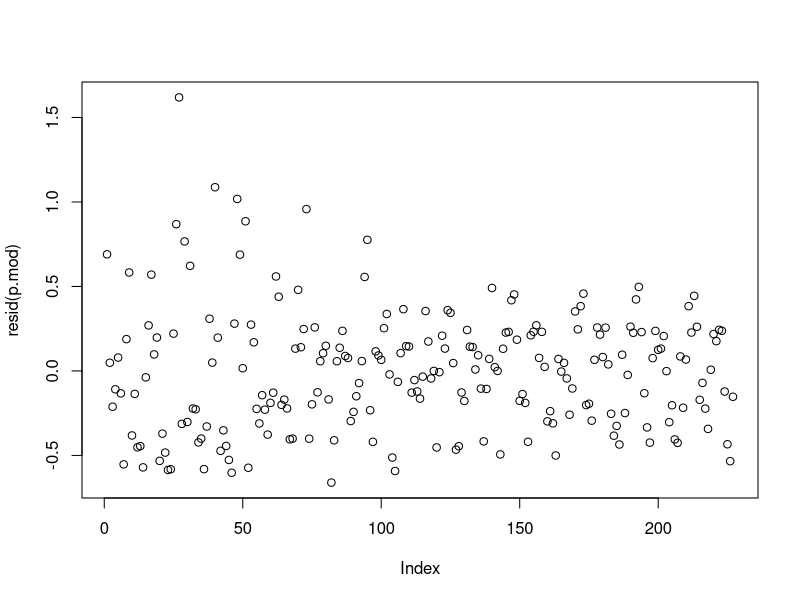
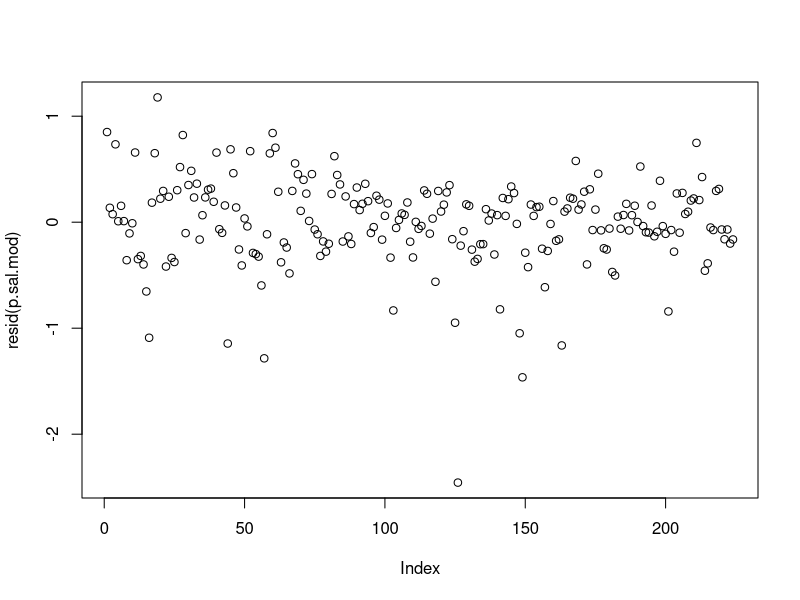
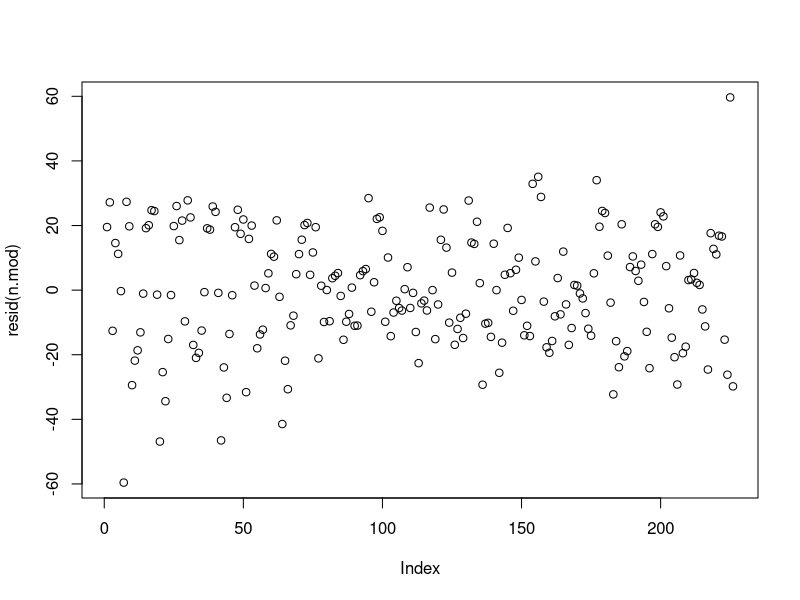
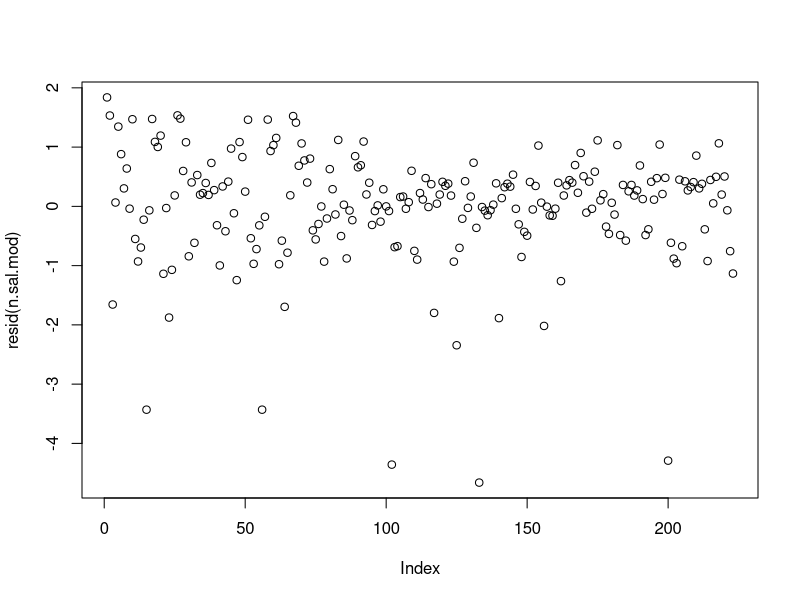
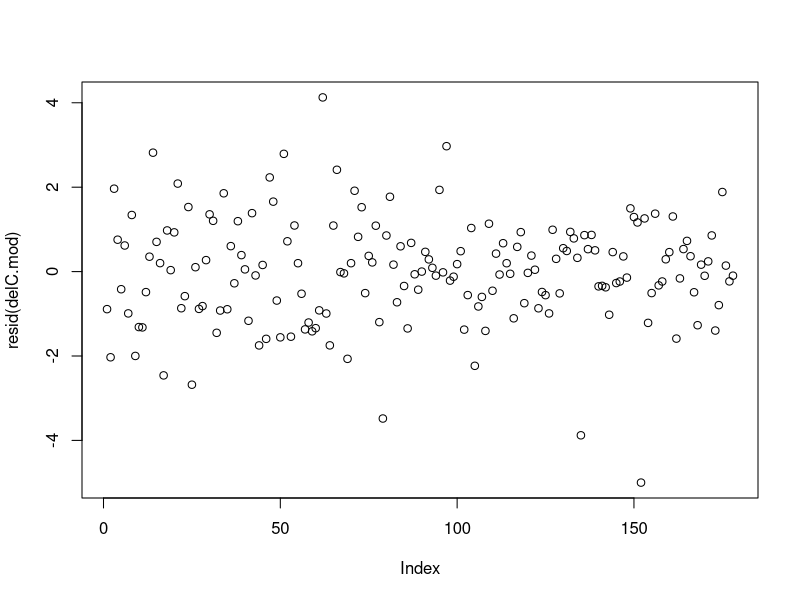
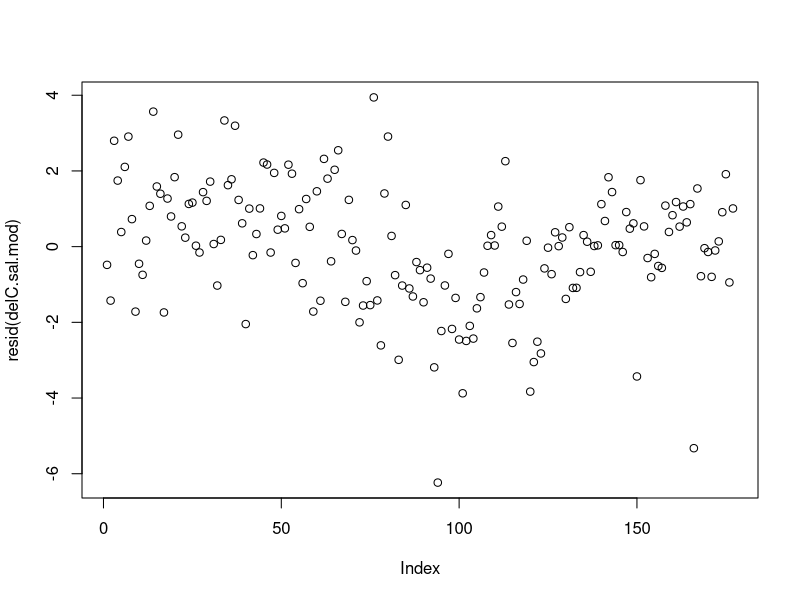
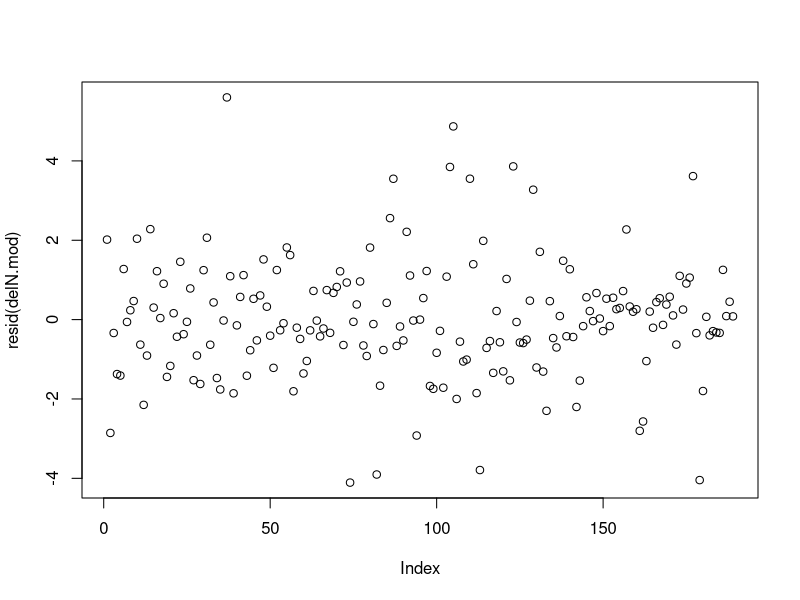
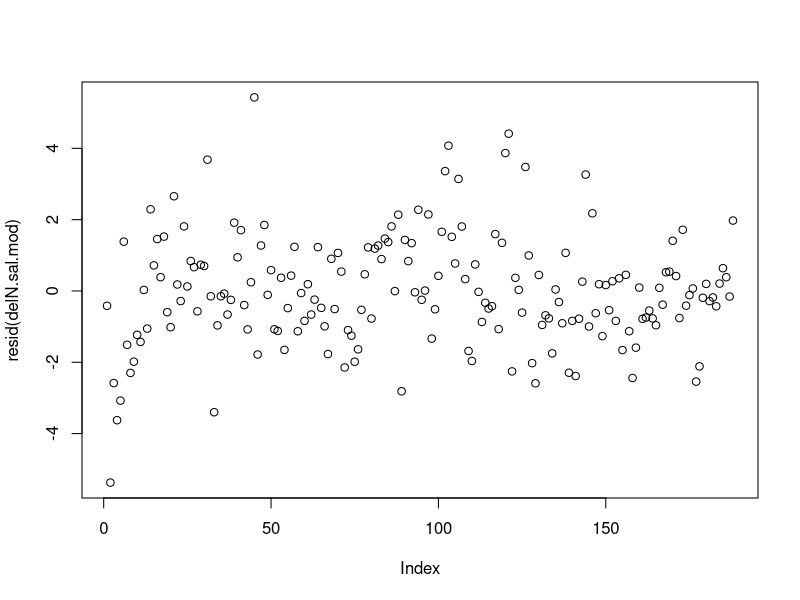

These figures' R source, in order:
##############################################
# R code for Sigleo and Bosley isotope paper
#
# Created by: Katelyn Bosley
# Date: 6/2/2018
##############################################

# read in the data
setwd("E:\\Sigleo_Bosley_MS")

dat<-read.csv("Y_iso_data_fixed.csv")
head(dat)


# Load in packages needed for the analysis
load.libraries<-function(){
  library(ggplot2)
  library(lme4)
  library(dplyr)
  library(GGally)
}
  
load.libraries()

#fix up the station codes
dat$Station_alt<-as.factor(dat$Station_alt)
unique(dat$Station_alt)


#################################################
#make exploratory plots with some basic analyses
#################################################


#setting up the theme for ggplots
cust_theme<-
  theme_bw()+
  theme(panel.grid.major = element_blank(),
        panel.grid.minor = element_blank(),
        strip.background = element_blank(),
        legend.background = element_rect(fill="transparent"),
        panel.border = element_rect(colour = "black"))+
  #theme(legend.title = element_blank())+
  theme(strip.text.x = element_text(size = 10, colour = "black", face="bold"))



#############################################################################################
# Start with a simple matrix of all the relationships and see if anything interesting emerges

mat.dat<-dat[,c(3,8,9,10,11,12,13,14)]

#generate pdf with plots
pdf("YB_pairs.pdf",paper='letter') 
ggpairs(mat.dat)
dev.off()



# 







##########################
#Salinity

#build.df
sal.df<-dat[,c("SampleID","Station_alt","Year","Month","Day","Salinity_ppt")]

#calculate site means by month in each year
sal.ag<-sal.df %>% group_by(Station_alt,Year)%>%summarize(SampleN=length(Salinity_ppt),mean_sal=mean(Salinity_ppt,na.rm=T),sd_sal=sd(Salinity_ppt, na.rm=T))
#head(sal.ag)
sal.ag$Year<-as.factor(sal.ag$Year)
sal.ag<-na.omit(sal.ag)

#make a nice plot!

sal.p<-ggplot(sal.ag, aes(x=Station_alt,y=mean_sal,group=Year))+
  geom_point(aes(col=Year, shape=Year),size = 3)+
  geom_line(aes(col=Year),linetype = 2)+
  scale_color_manual(name="Year", values = c("grey20","grey50","grey70"))+
  ylab("Mean Salinity")+
  xlab("Station_ID")+
  cust_theme+
  ggtitle("Mean Annual Salinity")


# add in the monthly variation
#build.df
sal.ag.mo<-sal.df %>% group_by(Station_alt,Year,Month)%>%summarize(SampleN=length(Salinity_ppt),mean_sal=mean(Salinity_ppt,na.rm=T))

sal.ag.mo$Year<-as.factor(sal.ag.mo$Year)
sal.ag.mo$Month<-as.factor(sal.ag.mo$Month)


sal.mo.p<-ggplot(sal.ag.mo, aes(x=Station_alt,y=mean_sal,group=Month))+
  geom_point(aes(col=Month),size = 3, shape=8)+
  geom_line(aes(col=Month),linetype = 1,size=1.2)+
  #scale_color_manual(name="Year", values = c("grey20","grey50","grey70"))+
  ylab("Mean Salinity")+
  xlab("Station_ID")+
  cust_theme+
  ggtitle("Mean Monthly Salinity")+
  facet_grid(Year~.)


#simple model to look at differences among months and years

sal.mod<-aov(sal.ag.mo$mean_sal~sal.ag.mo$Station_alt+sal.ag.mo$Month+sal.ag.mo$Year)
summary(sal.mod)
# different by station and Month but not year


#########################################
#repeat the above plot with other values
##########################################
#silica

sil.df<-dat[,c("SampleID","Station_alt","Year","Month","Day","Silica")]

# add in the monthly variation

sil.ag.mo<-sil.df %>% group_by(Station_alt,Year,Month)%>%summarize(SampleN=length(Silica),mean_sil=mean(Silica,na.rm=T))

sil.ag.mo$Year<-as.factor(sil.ag.mo$Year)
sil.ag.mo$Month<-as.factor(sil.ag.mo$Month)


sil.mo.p<-ggplot(sil.ag.mo, aes(x=Station_alt,y=mean_sil,group=Month))+
  geom_point(aes(col=Month),size = 3, shape=8)+
  geom_line(aes(col=Month),linetype = 1,size=1.2)+
  #scale_color_manual(name="Year", values = c("grey20","grey50","grey70"))+
  ylab("Mean Silica conc")+
  xlab("Station_ID")+
  cust_theme+
  ggtitle("Mean Monthly Silica")+
  facet_grid(Year~.)


sil.mod<-aov(sil.ag.mo$mean_sil~sil.ag.mo$Station_alt+sil.ag.mo$Month+sil.ag.mo$Year)
summary(sil.mod)
# different by station and Month but not year


#merge sil and sal for combined plot
m.master<-merge(sil.ag.mo,sal.ag.mo)
#head(m.master)

sil.sal.p<-ggplot(m.master, aes(x=mean_sal,y=mean_sil,group=Month))+
  geom_point(aes(col=Month),size = 3, shape=8)+
  geom_line(aes(col=Month),linetype = 1,size=1)+
  #scale_color_manual(name="Year", values = c("grey20","grey50","grey70"))+
  ylab("Mean Silica conc")+
  xlab("Mean Salinity (ppt)")+
  cust_theme+
  ggtitle("Salinity vs. Silica")+
  facet_grid(Year~.)


# model
sil.sal.mod<-aov(m.master$mean_sil~m.master$mean_sal+m.master$Month*m.master$Year)
summary(sil.sal.mod)

#################################
#P
p.df<-dat[,c("SampleID","Station_alt","Year","Month","Day","P")]

# add in the monthly variation

p.ag.mo<-p.df %>% group_by(Station_alt,Year,Month)%>%summarize(SampleN=length(P),mean_P=mean(P,na.rm=T))

p.ag.mo$Year<-as.factor(p.ag.mo$Year)
p.ag.mo$Month<-as.factor(p.ag.mo$Month)


p.mo.p<-ggplot(p.ag.mo, aes(x=Station_alt,y=mean_P,group=Month))+
  geom_point(aes(col=Month),size = 3, shape=8)+
  geom_line(aes(col=Month),linetype = 1,size=1.2)+
  #scale_color_manual(name="Year", values = c("grey20","grey50","grey70"))+
  ylab("Mean Silica conc")+
  xlab("Station_ID")+
  cust_theme+
  ggtitle("Mean Monthly Phosporus")+
  facet_grid(Year~.)


p.mod<-aov(p.ag.mo$mean_P~p.ag.mo$Station_alt+p.ag.mo$Month+p.ag.mo$Year)
summary(p.mod)
# different by station and Month but not year

plot(resid(p.mod)) #looking really good!


#add P to master
m.master<-merge(m.master,p.ag.mo)


# everything is realated to salinity
p.sal.p<-ggplot(m.master, aes(x=mean_sal,y=log(mean_P),group=Month))+
  geom_point(aes(col=Month),size = 3, shape=8)+
  geom_line(aes(col=Month),linetype = 1,size=1)+
  #scale_color_manual(name="Year", values = c("grey20","grey50","grey70"))+
  ylab("Mean P conc")+
  xlab("Mean Salinity (ppt)")+
  cust_theme+
  ggtitle("Salinity vs. Phos")+
  facet_grid(Year~.)


# model
p.sal.mod<-aov(log(m.master$mean_P)~m.master$mean_sal+m.master$Month*m.master$Year)
summary(p.sal.mod)
plot(resid(p.sal.mod))

############################
#Nitrate
############################
#P
n.df<-dat[,c("SampleID","Station_alt","Year","Month","Day","Ni_Nitrate")]

# add in the monthly variation

n.ag.mo<-n.df %>% group_by(Station_alt,Year,Month)%>%summarize(SampleN=length(Ni_Nitrate),mean_Ni=mean(Ni_Nitrate,na.rm=T))

n.ag.mo$Year<-as.factor(n.ag.mo$Year)
n.ag.mo$Month<-as.factor(n.ag.mo$Month)


n.mo.p<-ggplot(n.ag.mo, aes(x=Station_alt,y=mean_Ni,group=Month))+
  geom_point(aes(col=Month),size = 3, shape=8)+
  geom_line(aes(col=Month),linetype = 1,size=1.2)+
  #scale_color_manual(name="Year", values = c("grey20","grey50","grey70"))+
  ylab("Mean Nitrate conc")+
  xlab("Station_ID")+
  cust_theme+
  ggtitle("Mean Monthly Nitrate")+
  facet_grid(Year~.)


n.mod<-aov(n.ag.mo$mean_Ni~n.ag.mo$Station_alt+n.ag.mo$Month+n.ag.mo$Year)
summary(n.mod)
# different by station and Month but not year

plot(resid(n.mod)) #looking really good!


#add P to master
m.master<-merge(m.master,n.ag.mo)


# everything is realated to salinity
n.sal.p<-ggplot(m.master, aes(x=mean_sal,y=log(mean_Ni),group=Month))+
  geom_point(aes(col=Month),size = 3, shape=8)+
  geom_line(aes(col=Month),linetype = 1,size=1)+
  #scale_color_manual(name="Year", values = c("grey20","grey50","grey70"))+
  ylab("Mean Nitrate conc")+
  xlab("Mean Salinity (ppt)")+
  cust_theme+
  ggtitle("Salinity vs. Nitrate")+
  facet_grid(Year~.)


#model
n.sal.mod<-aov(log(m.master$mean_Ni)~m.master$mean_sal+m.master$Month+m.master$Year)
summary(n.sal.mod)
plot(resid(n.sal.mod))


###################################
# ISOTOPES
###################################
#del13C
delC.df<-dat[,c("SampleID","Station_alt","Year","Month","Day","del_13C")]

# add in the monthly variation

delC.ag.mo<-delC.df %>% group_by(Station_alt,Year,Month)%>%summarize(SampleN=length(del_13C),mean_delC=mean(del_13C,na.rm=T))

delC.ag.mo$Year<-as.factor(delC.ag.mo$Year)
delC.ag.mo$Month<-as.factor(delC.ag.mo$Month)

delC.mo.p<-ggplot(delC.ag.mo, aes(x=Station_alt,y=mean_delC,group=Month))+
  geom_point(aes(col=Month),size = 3, shape=8)+
  geom_line(aes(col=Month),linetype = 1,size=1.2)+
  #scale_color_manual(name="Year", values = c("grey20","grey50","grey70"))+
  ylab("Mean del 13 C")+
  xlab("Station_ID")+
  cust_theme+
  ggtitle("Mean Monthly del 13C")+
  facet_grid(Year~.)


delC.mod<-aov(delC.ag.mo$mean_delC~delC.ag.mo$Station_alt+delC.ag.mo$Month+delC.ag.mo$Year)
summary(delC.mod)
# different by station and Month but not year

plot(resid(delC.mod)) #looking really good!


#add P to master
m.master<-merge(m.master,delC.ag.mo)


# everything is realated to salinity
delC.sal.p<-ggplot(m.master, aes(x=mean_sal,y=mean_delC,group=Month))+
  geom_point(aes(col=Month),size = 3, shape=8)+
  geom_line(aes(col=Month),linetype = 1,size=1)+
  #scale_color_manual(name="Year", values = c("grey20","grey50","grey70"))+
  ylab("Mean del 13C")+
  xlab("Mean Salinity (ppt)")+
  cust_theme+
  ggtitle("Salinity vs. del 13C")+
  facet_grid(Year~.)


#model
delC.sal.mod<-aov(m.master$mean_delC~m.master$mean_sal+m.master$Month+m.master$Year)
summary(delC.sal.mod)
plot(resid(delC.sal.mod))

###############
# del 15N
###############

#del15N
delN.df<-dat[,c("SampleID","Station_alt","Year","Month","Day","del_15N")]

# add in the monthly variation

delN.ag.mo<-delN.df %>% group_by(Station_alt,Year,Month)%>%summarize(SampleN=length(del_15N),mean_delN=mean(del_15N,na.rm=T))

delN.ag.mo$Year<-as.factor(delN.ag.mo$Year)
delN.ag.mo$Month<-as.factor(delN.ag.mo$Month)

delN.mo.p<-ggplot(delN.ag.mo, aes(x=Station_alt,y=mean_delN,group=Month))+
  geom_point(aes(col=Month),size = 3, shape=8)+
  geom_line(aes(col=Month),linetype = 1,size=1.2)+
  #scale_color_manual(name="Year", values = c("grey20","grey50","grey70"))+
  ylab("Mean del 15 N")+
  xlab("Station_ID")+
  cust_theme+
  ggtitle("Mean Monthly del 15N")+
  facet_grid(Year~.)


delN.mod<-aov(delN.ag.mo$mean_delN~delN.ag.mo$Station_alt+delN.ag.mo$Month+delN.ag.mo$Year)
summary(delN.mod)

# different by station and Month but not year

plot(resid(delN.mod)) #looking really good!


#add P to master
m.master<-merge(m.master,delN.ag.mo)


# everything is realated to salinity
delN.sal.p<-ggplot(m.master, aes(x=mean_sal,y=mean_delN,group=Month))+
  geom_point(aes(col=Month),size = 3, shape=8)+
  geom_line(aes(col=Month),linetype = 1,size=1)+
  #scale_color_manual(name="Year", values = c("grey20","grey50","grey70"))+
  ylab("Mean del 15N")+
  xlab("Mean Salinity (ppt)")+
  cust_theme+
  ggtitle("Salinity vs. del 15N")+
  facet_grid(Year~.)


#model
delN.sal.mod<-aov(m.master$mean_delN~m.master$mean_sal+m.master$Month+m.master$Year)
summary(delN.sal.mod)
plot(resid(delN.sal.mod))


####################################################################################

#isotope biplots?

#complete the Siber analysis  
plot(dat$del_13C~dat$del_15N)


# present zooplankton data relative to the seston
# traditional biplot
#


######################
#Multivariate Analysis
#####################

